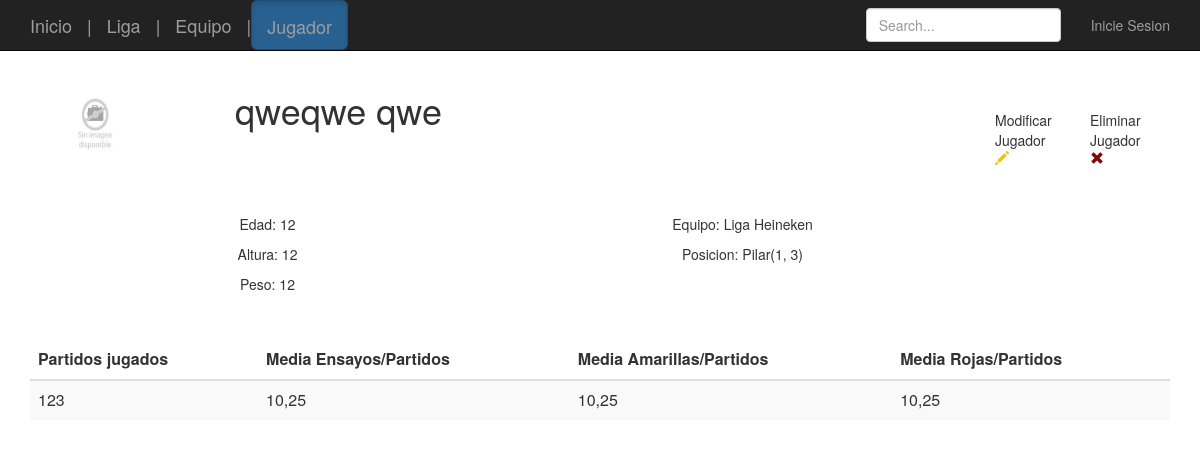
The app's page /jugador.php?id=2 with its own data.
### tables this page shows
CREATE TABLE `jugador` (
  `id` int(11) NOT NULL,
  `imagen` tinytext NOT NULL,
  `nombre` varchar(30) NOT NULL,
  `apellido` varchar(60) NOT NULL,
  `edad` int(3) NOT NULL,
  `altura` decimal(10,0) NOT NULL,
  `peso` decimal(10,0) NOT NULL,
  `posicion` tinytext NOT NULL,
  `partidos` int(11) NOT NULL,
  `ensayos` int(11) NOT NULL,
  `amarillas` int(11) NOT NULL,
  `rojas` int(11) NOT NULL,
  `equipo` tinytext NOT NULL
);

CREATE TABLE `liga` (
  `id` int(11) NOT NULL,
  `nombre` tinytext NOT NULL,
  `imagen` tinytext NOT NULL
);

### config.php (called while the page is built, shortened)
<?php
$user = 'manolo';

### jugador.php (the view, shortened to what this page needs)
<?php
include_once 'config.php';
include_once 'connect_db.php';
$id = $_REQUEST['id'];
$sql = "SELECT * from jugador WHERE id = :id LIMIT 1";
$result = $pdo->prepare($sql);
$result->execute([
    'id' => $id
]);
$sqlEquipo = "SELECT equipo.* from equipo, jugador WHERE jugador.id =:id AND jugador.equipo=equipo.nombre";
$resultEquipo = $pdo->prepare($sqlEquipo);
$resultEquipo->execute([
    'id' => $id
]);
$equipo = $resultEquipo->fetch(PDO::FETCH_ASSOC);
$sqlLiga = "SELECT liga.* from liga, equipo, jugador WHERE jugador.id =:id AND jugador.equipo=equipo.nombre AND equipo.liga = liga.nombre LIMIT 1";
$resultLiga = $pdo->prepare($sqlLiga);
$resultLiga->execute([
    'id' => $id
]);
$liga = $resultLiga->fetch(PDO::FETCH_ASSOC);
?>
<html lang="es">
<head>
    <link rel="stylesheet" href="https://cdnjs.cloudflare.com/ajax/libs/twitter-bootstrap/3.3.7/css/bootstrap.min.css"/>
    <link rel="stylesheet" href="css/app.css">
</head>
<body>
<nav class="navbar navbar-inverse navbar-fixed-top">
    <?php while ($row = $result->fetch(PDO::FETCH_ASSOC)): ?>
    <div class="container">
        <div class="navbar-header">
            <a class="navbar-brand" href="index.php">Inicio</a><span class="navbar-brand"> | </span>
            <a class="navbar-brand" href="liga.php?id=<?= $liga['id'] ?>">Liga</a><span class="navbar-brand"> | </span>
            <a class="navbar-brand" href="equipo.php?id=<?= $equipo['id'] ?>">Equipo</a><span class="navbar-brand"> | </span>
            <a class="navbar-brand btn btn-primary btn-lg active" href="jugador.php?id=<?= $row['id'] ?>">Jugador</a>
        </div>
        <div id="navbar" class="navbar-collapse collapse">
            <ul class="nav navbar-nav navbar-right">
                <?php if ($user == "manolo"): ?>
                    <li><a href="login.php">Inicie Sesion</a></li>
                <?php else: ?>
                    <li><a href="login.php"><?= $user ?></a></li>
                <?php endif ?>
            </ul>
            <form class="navbar-form navbar-right">
                <input type="text" class="form-control" placeholder="Search...">
            </form>
        </div>
    </div>
</nav>
<div class="container">
    <div class="col-sm-2 col-md-2">
        <img src="<?= $row["imagen"] ?>" alt="No se ha podido encontrar la imagen">
    </div>
    <div class="col-sm-8 col-md-8">
        <h1><?= $row['nombre'] ?> <?= $row['apellido'] ?></h1>
    </div>
    <div class="col-sm-1 col-md-1 botonesUtiles">
        <span>Modificar Jugador</span>
        <a href="updateJugador.php?id=<?= $row['id'] ?>" class="editar"><span class="glyphicon glyphicon-pencil" aria-hidden="true"></span></a>
    </div>
    <div class="col-sm-1 col-md-1 botonesUtiles">
        <span>Eliminar Jugador</span>
        <a href="deleteJugador.php?id=<?= $row['id'] ?>" class="borrar"><span class="glyphicon glyphicon-remove" aria-hidden="true"></span></a>
    </div>
    <div>
        <div>
            <div class="col-sm-5  col-md-5 centrado">
                <p>Edad: <?= $row['edad'] ?></p>
                <p>Altura: <?= $row['altura'] ?></p>
                <p>Peso: <?= $row['peso'] ?></p>
            </div>
            <div class="col-sm-5  col-md-5 centrado">
                <p>Equipo: <?= $liga['nombre'] ?></p>
                <p>Posicion: <?= $row['posicion'] ?></p>
            </div>
        </div><br>
        <table class="table table-striped">
            <thead>
            <tr>
                <th>Partidos jugados</th>
                <th>Media Ensayos/Partidos</th>
                <th>Media Amarillas/Partidos</th>
                <th>Media Rojas/Partidos</th>
            </tr>
            </thead>
            <tbody>
            <tr>
                <td><?= $row['partidos'] ?></td>
                <td><?= number_format($row['partidos']/$row['ensayos'], 2, ',', '.') ?></td>
                <td><?= number_format($row['partidos']/$row['amarillas'], 2, ',', '.') ?></td>
                <td><?= number_format($row['partidos']/$row['rojas'], 2, ',', '.') ?></td>
            </tr>
            </tbody>
        </table>
    </div>
    <?php endwhile; ?>
</div>
</body>
</html>

### css/app.css (style rules this page uses)
body { padding-top: 70px; }
img { height: 100px; width: 100px; padding-top: 10px; margin-bottom: 20px; }
table { margin-top: 250px; }
.editar { color: #fac009; }
.borrar { color: #800b0e; }
.botonesUtiles { padding-top: 40px; margin-bottom: 50px; }
.centrado { text-align: center; }

### records on screen
jugador: imagen (picture), nombre "qweqwe", apellido "qwe", edad "12", altura "12", peso "12", posicion "Pilar(1, 3)", partidos "123", $row['partidos']/$row['ensayos'] "10,25", $row['partidos']/$row['amarillas'] "10,25", $row['partidos']/$row['rojas'] "10,25"
liga: nombre "Liga Heineken"
